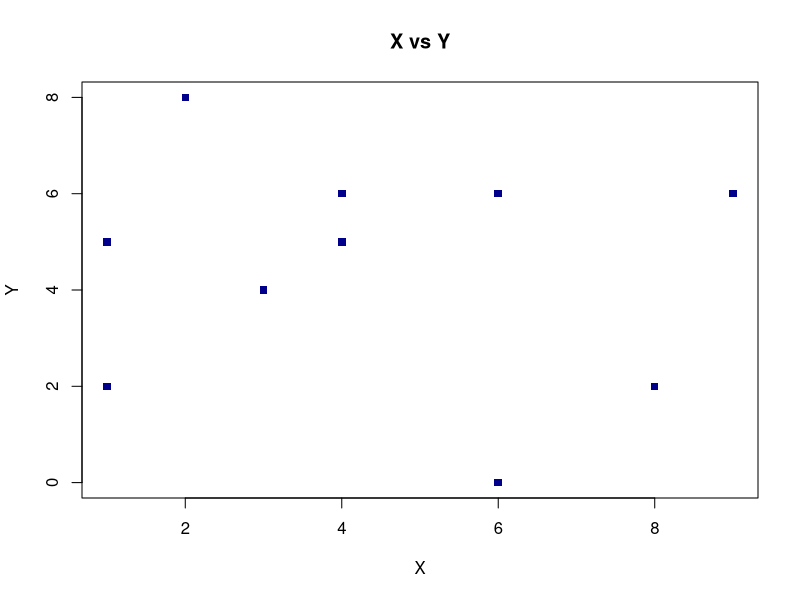
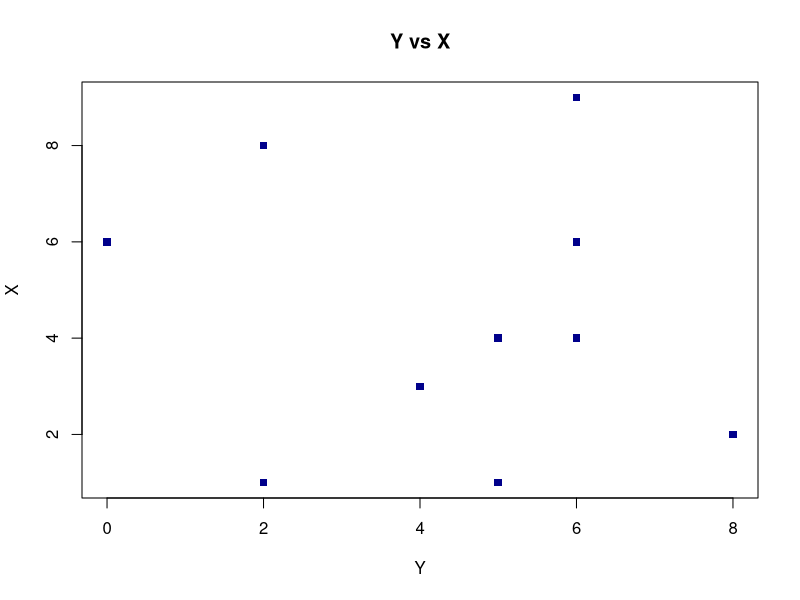
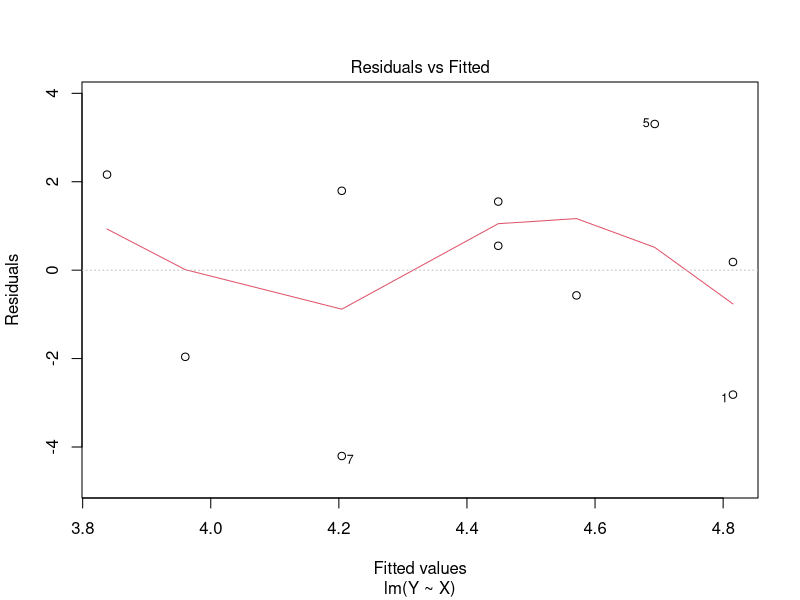
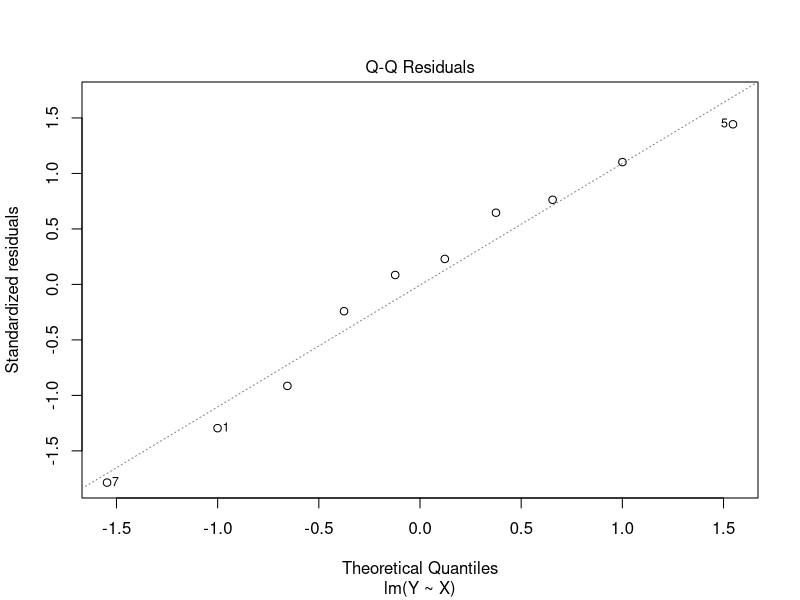
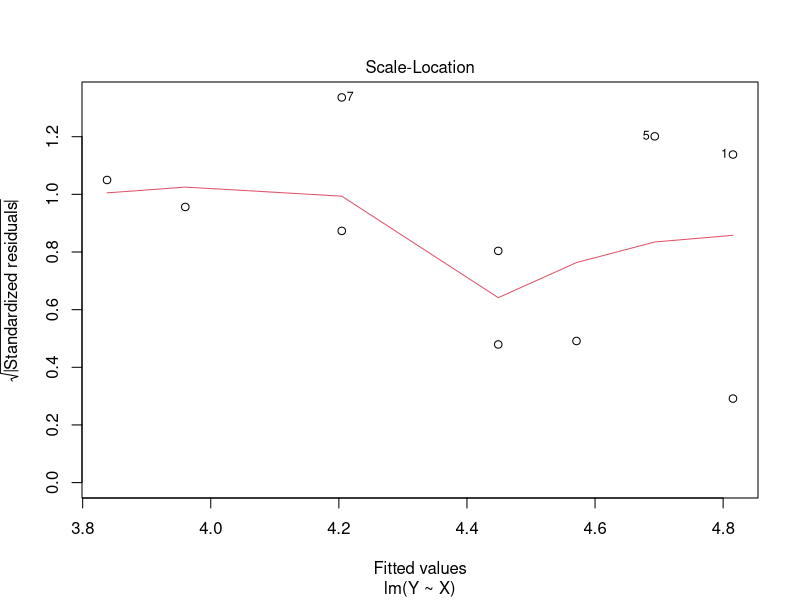
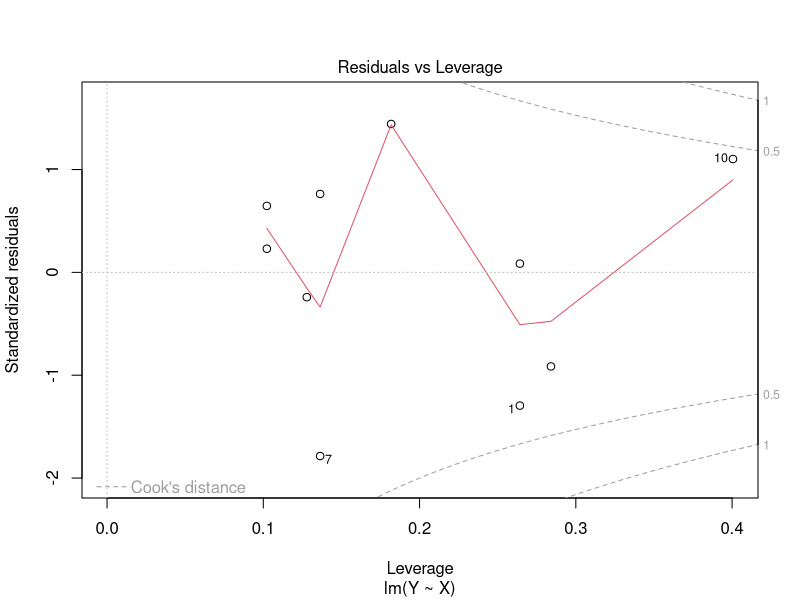

Generate these figures, in order, with R:
Y <- c(2,6,4,6,8,2,0,5,5,6)
X <- c(1,4,3,6,2,8,6,4,1,9)

  plot(X,Y,
       pch = 15,
       col = "darkblue",
       main = "X vs Y",
       xlab = "X",
       ylab = "Y")

plot(Y,X,
     pch = 15,
     col = "darkblue",
     main = "Y vs X",
     xlab = "Y",
     ylab = "X")


mean_Y = mean(Y, na.rm = FALSE)
mean_X = mean(X, na.rm = FALSE)
mean_Y
mean_X

var_Y = var(Y, na.rm = FALSE)
var_X = var(X, na.rm = FALSE)
var_Y
var_X

sd_Y = sd(Y, na.rm = FALSE)
sd_X = sd(X, na.rm = FALSE)
sd_Y
sd_X

cov_YX = cov(Y, X)
cov_YX

cor_YX = cor(Y, X)
cor_YX

lm.yr = lm(Y ~ X)  
summary(lm.yr)
plot(lm.yr)
abline(lm.yr)



rm(lm.yr)

rm(list=ls(all=TRUE))